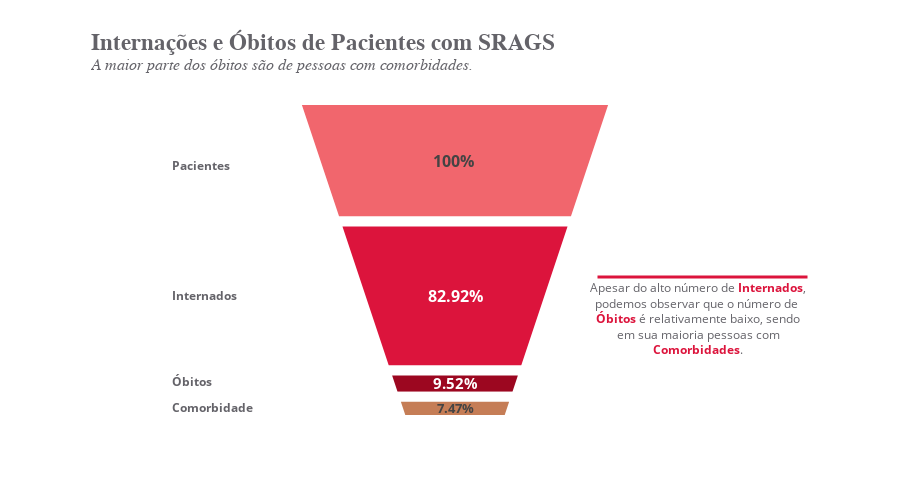

Write notebook code for a chart like this one.
### Code cell
# Calculando as porcentagens
prcnt_internados = round(df_situacao_pacientes.query("INTERNADO == 'Sim'")['QUANTIDADE'].sum() / data.shape[0] * 100, 2)
prcnt_internados_obito = round(df_situacao_pacientes.query("INTERNADO == 'Sim' and SITUACAO == 'Óbito'")['QUANTIDADE'].sum() / data.shape[0] * 100, 2)
prcnt_internados_obito_comorbidade = round(df_situacao_pacientes.query("INTERNADO == 'Sim'and SITUACAO == 'Óbito' and FATOR_RISC == 'Sim'")['QUANTIDADE'].sum() / data.shape[0] * 100, 2)

# Adicionando a figure
fig = go.Figure()

fig.add_trace(go.Funnelarea(text=["<b>100%</b> <br>", 
                                  f"<b>{prcnt_internados}%</b>", 
                                  f"<b>{prcnt_internados_obito}%</b>",
                                  f"<b>{prcnt_internados_obito_comorbidade}%</b>"],
                            values=[data.shape[0], 
                                    df_situacao_pacientes.query("INTERNADO == 'Sim'")["QUANTIDADE"].sum(), 
                                    df_situacao_pacientes.query("SITUACAO == 'Óbito'")["QUANTIDADE"].sum(),
                                    df_situacao_pacientes.query("SITUACAO == 'Óbito' and FATOR_RISC == 'Sim'")["QUANTIDADE"].sum()],
                            textposition="inside",
                            textinfo="text",
                            textfont={"size": 16},
                            marker={"colors":["#f1666d", "#dc143c", "#9c0720", "#c57d56"],
                                    "line":{"color":"white", "width":10}}))

# Atualizando o layout da figure
fig.update_layout(
    title='<b>Internações e Óbitos de Pacientes com SRAGS</b><br><sup><i>A maior parte dos óbitos são de pessoas com comorbidades.</i></sup>',
    title_font=dict(size=23, family="Arial"),
    font_color='#646369',
    template='plotly_white',
    yaxis=dict(showticklabels=False, showgrid=False),
    xaxis=dict(showgrid=False),
    title_x=0.1,
    width=910,
    height=500,
    showlegend=False
)

# Adicionando as anotações
fig.add_annotation(x=0.12, y=0.64,
                   text="<span style='color: #646369;'><b>Pacientes</b></span>",
                   showarrow=False,
                   yshift=50)

fig.add_annotation(x=0.12, y=0.20,
                   text="<span style='color: #646369;'><b>Internados</b></span>",
                   showarrow=False,
                   yshift=50)

fig.add_annotation(x=0.12, y=-0.07,
                   text="<span style='color: #646369;'><b>Óbitos</b></span>",
                   showarrow=False,
                   yshift=50)

fig.add_annotation(x=0.12, y=-0.15,
                   text="<span style='color: #646369;'><b>Comorbidade</b></span>",
                   showarrow=False,
                   yshift=50)

fig.add_annotation(x=0.97, y=0.03,
                   text="Apesar do alto número de <span style='color: crimson;'><b>Internados</b></span>,<br>podemos observar que o número de <span style='color: crimson;'><br><b>Óbitos</b></span> é relativamente baixo, sendo<br>em sua maioria pessoas com<br><span style='color: crimson;'><b>Comorbidades</b></span>.",
                   showarrow=False,
                   yshift=50)

# Adicionando a linha 
fig.add_shape(type="line",
    x0=0.69, y0=0.447, x1=0.97, y1=0.447,
    line=dict(color="crimson",width=3))

### Figure 1 — Plotly figure (JSON) as saved in the notebook; plotly's stock layout.template omitted (floating-point values rounded to 4 significant figures)
{"data": [{"marker": {"colors": ["#f1666d", "#dc143c", "#9c0720", "#c57d56"], "line": {"color": "white", "width": 10}}, "text": ["<b>100%</b> <br>", "<b>82.92%</b>", "<b>9.52%</b>", "<b>7.47%</b>"], "textfont": {"size": 16}, "textinfo": "text", "textposition": "inside", "type": "funnelarea", "values": [226763, 188039, 22860, 17757]}], "layout": {"annotations": [{"showarrow": false, "text": "<span style='color: #646369;'><b>Pacientes</b></span>", "x": 0.12, "y": 0.64, "yshift": 50}, {"showarrow": false, "text": "<span style='color: #646369;'><b>Internados</b></span>", "x": 0.12, "y": 0.2, "yshift": 50}, {"showarrow": false, "text": "<span style='color: #646369;'><b>Óbitos</b></span>", "x": 0.12, "y": -0.07, "yshift": 50}, {"showarrow": false, "text": "<span style='color: #646369;'><b>Comorbidade</b></span>", "x": 0.12, "y": -0.15, "yshift": 50}, {"showarrow": false, "text": "Apesar do alto número de <span style='color: crimson;'><b>Internados</b></span>,<br>podemos observar que o número de <span style='color: crimson;'><br><b>Óbitos</b></span> é relativamente baixo, sendo<br>em sua maioria pessoas com<br><span style='color: crimson;'><b>Comorbidades</b></span>.", "x": 0.97, "y": 0.03, "yshift": 50}], "font": {"color": "#646369"}, "height": 500, "shapes": [{"line": {"color": "crimson", "width": 3}, "type": "line", "x0": 0.69, "x1": 0.97, "y0": 0.447, "y1": 0.447}], "showlegend": false, "title": {"font": {"family": "Arial", "size": 23}, "text": "<b>Internações e Óbitos de Pacientes com SRAGS</b><br><sup><i>A maior parte dos óbitos são de pessoas com comorbidades.</i></sup>", "x": 0.1}, "width": 910, "xaxis": {"showgrid": false}, "yaxis": {"showgrid": false, "showticklabels": false}}}
